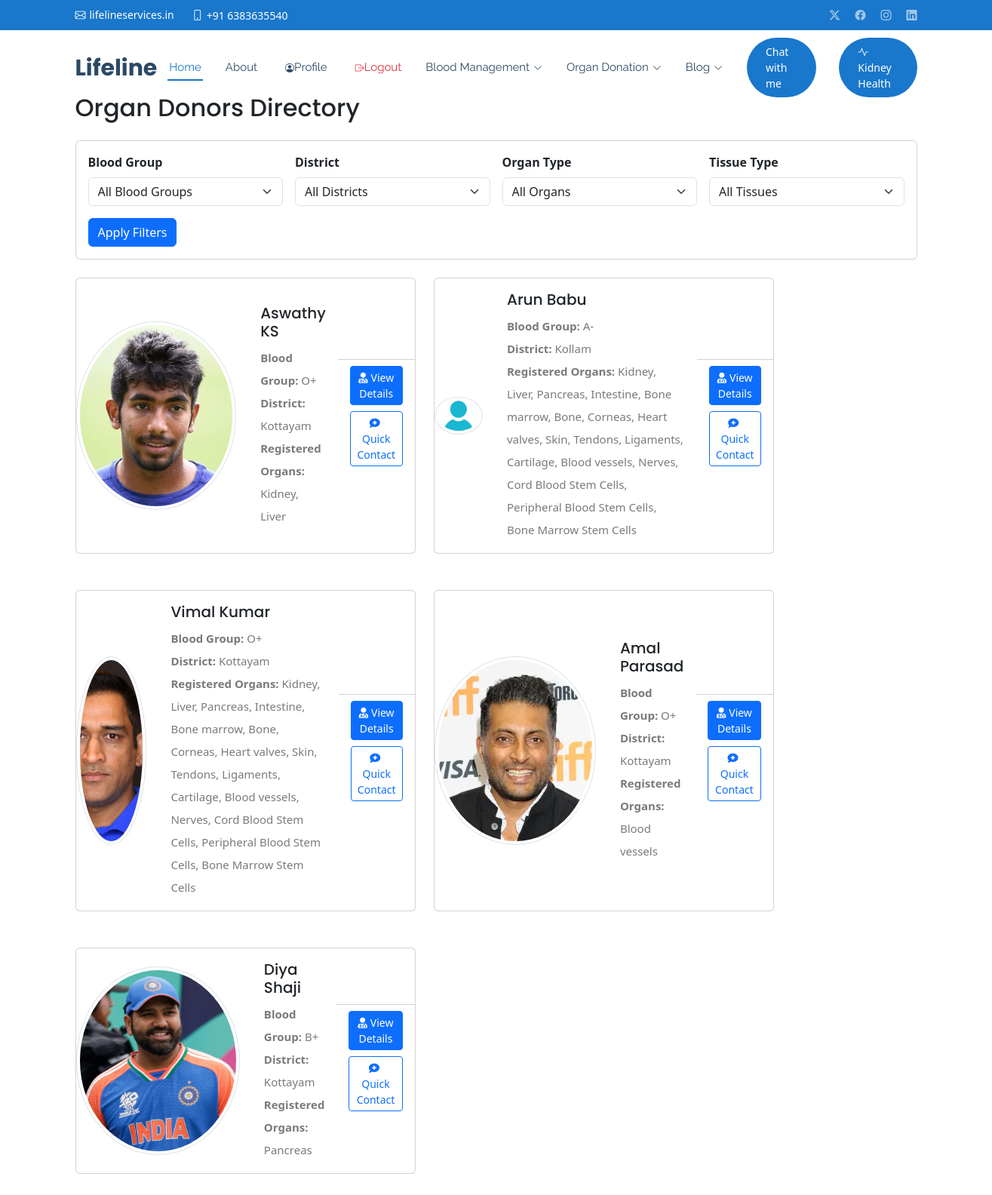
Screenshot of /hospital/organ-donors/ (signed in) with the database file from the repository.
### core/models.py (models this page shows, shortened)
class OrganDonor(models.Model):
    donor = models.OneToOneField(Donor, on_delete=models.CASCADE, related_name='Organdonor')
    organs = models.ManyToManyField(OrganType, related_name='donors')
    is_active = models.BooleanField(default=True)
    agreed_to_donate = models.BooleanField(default=False)
    registration_date = models.DateTimeField(default=timezone.now)
    last_updated = models.DateTimeField(auto_now=True)

class Donor(models.Model):
    BLOOD_GROUP_CHOICES = [
        ('A+', 'A+'),
        ('A-', 'A-'),
        ('B+', 'B+'),
        ('B-', 'B-'),
        ('AB+', 'AB+'),
        ('AB-', 'AB-'),
        ('O+', 'O+'),
        ('O-', 'O-'),
    ]
    PLACE_CHOICES = [
        ('Alappuzha','Alappuzha'),
        ('Ernakulam','Ernakulam'),
        ('Idukki','Idukki'),
        ('Kannur','Kannur'),
        ('Kasaragod','Kasaragod'),
        ('Kollam','Kollam'),
        ('Kozhikode','Kozhikode'),
        ('Kottayam','Kottayam'),
        ('Malappuram','Malappuram'),
        ('Palakkad','Palakkad'),
        ('Pathanamthitta','Pathanamthitta'),
        ('Thiruvananthapuram','Thiruvananthapuram'),
        ('Thrissur','Thrissur'),
        ('Wayanad','Wayanad'),
    ]
    LAST_DONATED_CHOICES = [
        (1, '1 week'),
        (2, '2 weeks'),
        (3, '3 weeks'),
        (4, '4 weeks'),
        (5, '5 weeks'),
        (6, '6 weeks'),
        (7, '7 weeks'),
        (8, '8 weeks'),
    ]
    user = models.OneToOneField(User, on_delete=models.CASCADE, related_name='donor_profile')
    profile_pic = models.ImageField(upload_to='donor_profile_pics/', null=True, blank=True)
    phone = models.CharField(max_length=10, unique=True)
    district = models.CharField(max_length=100, choices=PLACE_CHOICES)
    blood_group = models.CharField(max_length=3, choices=BLOOD_GROUP_CHOICES)
    is_blood_donor = models.BooleanField(default=True)  # Changed default to True
    weight = models.DecimalField(
        max_digits=5,
        decimal_places=2,
        validators=[validate_weight],
        help_text="Weight must be between 45 and 150 kg"
    )
    last_donated = models.IntegerField(
        choices=LAST_DONATED_CHOICES,
        help_text="Number of weeks since last donation"
    )
    is_active = models.BooleanField(default=True)
    created_at = models.DateTimeField(default=timezone.now)
    updated_at = models.DateTimeField(auto_now=True)
    @property
    def get_name(self):
        return f"{self.user.first_name} {self.user.last_name}"
    class Meta:
        ordering = ['-created_at']
        verbose_name = 'Blood Donor'
        verbose_name_plural = 'Blood Donors'

class OrganType(models.Model):
    CATEGORY_CHOICES = [
        ('organ', 'Organ'),
        ('tissue', 'Tissue'),
        ('stem_cell', 'Stem Cell')
    ]
    ORGAN_CHOICES = [
        ('Kidney', 'Kidney'),
        ('Liver', 'Liver'),
        ('Pancreas', 'Pancreas'),
        ('Intestine', 'Intestine')
    ]
    TISSUE_CHOICES = [
        ('Bone marrow', 'Bone marrow'),
        ('Bone', 'Bone'),
        ('Corneas', 'Corneas'),
        ('Skin', 'Skin'),
        ('Tendons', 'Tendons'),
        ('Ligaments', 'Ligaments'),
        ('Cartilage', 'Cartilage'),
        ('Blood vessels', 'Blood vessels'),
        ('Nerves', 'Nerves')
    ]
    STEM_CELL_CHOICES = [
        ('Cord Blood Stem Cells', 'Cord Blood Stem Cells'),
        ('Peripheral Blood Stem Cells', 'Peripheral Blood Stem Cells'),
        ('Bone Marrow Stem Cells', 'Bone Marrow Stem Cells')
    ]
    name = models.CharField(max_length=100, unique=True)
    category = models.CharField(max_length=20, choices=CATEGORY_CHOICES)
    description = models.TextField(blank=True)
    is_active = models.BooleanField(default=True)

### core/views.py (the view)
# urls.py: path('hospital/organ-donors/', views.organ_donor_list, name='organ_donor_list'),
@login_required
def organ_donor_list(request):
    organ_donors = OrganDonor.objects.filter(is_active=True, agreed_to_donate=True)
    blood_group = request.GET.get('blood_group')
    district = request.GET.get('district')
    organ_type = request.GET.get('organ_type')
    tissue_type = request.GET.get('tissue_type')
    if blood_group:
        organ_donors = organ_donors.filter(donor__blood_group=blood_group)
    if district:
        organ_donors = organ_donors.filter(donor__district=district)
    if organ_type:
        organ_donors = organ_donors.filter(organs__id=organ_type)
    if tissue_type:
        organ_donors = organ_donors.filter(organs__id=tissue_type)
    organ_types = OrganType.objects.filter(category='organ').distinct()
    tissue_types = OrganType.objects.filter(category='tissue').distinct()
    context = {
        'organ_donors': organ_donors,
        'blood_groups': Donor.BLOOD_GROUP_CHOICES,
        'districts': Donor.PLACE_CHOICES,
        'organ_types': organ_types,
        'tissue_types': tissue_types,
    }
    return render(request, 'hospital/organ_donor_list.html', context)

### core/templates/hospital/organ_donor_list.html (shortened to what this page needs)
{% extends 'base.html' %}
{% load static %}
{% block content %}
<div class="container py-4">
    <h2 class="mb-4">Organ Donors Directory</h2>
    <div class="card mb-4">
        <div class="card-body">
            <form method="get" class="row g-3">
                <div class="col-md-3">
                    <label for="blood_group" class="form-label">Blood Group</label>
                    <select name="blood_group" id="blood_group" class="form-select">
                        <option value="">All Blood Groups</option>
                    </select>
                </div>
                <div class="col-md-3">
                    <label for="district" class="form-label">District</label>
                    <select name="district" id="district" class="form-select">
                        <option value="">All Districts</option>
                    </select>
                </div>
                <div class="col-md-3">
                    <label for="organ_type" class="form-label">Organ Type</label>
                    <select name="organ_type" id="organ_type" class="form-select">
                        <option value="">All Organs</option>
                    </select>
                </div>
                <div class="col-md-3">
                    <label for="organ_type" class="form-label">Tissue Type</label>
                    <select name="organ_type" id="organ_type" class="form-select">
                        <option value="">All Tissues</option>
                    </select>
                </div>
                <div class="col-md-3 d-flex align-items-end">
                    <button type="submit" class="btn btn-primary">Apply Filters</button>
                </div>
            </form>
        </div>
    </div>
    <div class="row">
        {% for organ_donor in organ_donors %}
        <div class="col-md-5 mb-5">
            <div class="card h-100 d-flex flex-row align-items-center">
                <div class="me-3">
                    {% if organ_donor.donor.profile_pic %}
                        <img src="{{ organ_donor.donor.profile_pic.url }}" alt="Profile" class="rounded-circle img-thumbnail" style="width: 750px; height: 250px; object-fit: cover;">
                    {% else %}
                        <img src="{% static 'img/default_profile.png' %}" alt="Profile" class="rounded-circle img-thumbnail" style="width: 450px; height: 50px; object-fit: cover;">
                    {% endif %}
                </div>
                <div class="card-body">
                    <h5 class="card-title">{{ organ_donor.donor.get_name }}</h5>
                    <p class="card-text">
                        <strong>Blood Group:</strong> {{ organ_donor.donor.blood_group }}<br>
                        <strong>District:</strong> {{ organ_donor.donor.district }}<br>
                        <strong>Registered Organs:</strong>
                        {% for organ in organ_donor.organs.all %}
                            {{ organ.name }}{% if not forloop.last %}, {% endif %}
                        {% endfor %}
                    </p>
                </div>
                <div class="card-footer bg-transparent">
                    <a href="{% url 'donor_detail' organ_donor.donor.id %}" class="btn btn-primary btn-sm mb-2 w-100">
                        <i class="fas fa-user-md me-1"></i>View Details
                    </a>
                    <a href="{% url 'contact_donor' organ_donor.donor.id %}" class="btn btn-outline-primary btn-sm w-100">
                        <i class="fas fa-comment-medical me-1"></i>Quick Contact
                    </a>
                </div>
            </div>
        </div>
        {% empty %}
        <div class="col-12">
            <div class="alert alert-info">No organ donors found matching your criteria.</div>
        </div>
        {% endfor %}
    </div>
</div>
{% endblock %}

### static/css/main.css (style rules this page uses)
:root { --default-font: "Roboto", system-ui, -apple-system, "Segoe UI", Roboto, "Helvetica Neue", Arial, "Noto Sans", "Liberation Sans", sans-serif, "Apple Color Emoji", "Segoe UI Emoji", "Segoe UI Symbol", "Noto Color Emoji"; --heading-font: "Poppins", sans-serif; --nav-font: "Raleway", sans-serif; }
:root { --background-color: #ffffff; --default-color: #444444; --heading-color: #2c4964; --accent-color: #1977cc; --surface-color: #ffffff; --contrast-color: #ffffff; }
:root { --nav-color: #2c4964; --nav-hover-color: #1977cc; --nav-mobile-background-color: #ffffff; --nav-dropdown-background-color: #ffffff; --nav-dropdown-color: #2c4964; --nav-dropdown-hover-color: #1977cc; }
:root { scroll-behavior: smooth; }
body { color: var(--default-color); background-color: var(--background-color); font-family: var(--default-font); }
a { color: var(--accent-color); text-decoration: none; transition: 0.3s; }
h1, h2, h3, h4, h5, h6 { color: var(--heading-color); font-family: var(--heading-font); }
.card { border-radius: 15px; transition: transform 0.2s ease-in-out; }
.form-label { font-weight: 600; margin-bottom: 8px; }
.btn-primary { background-color: #007bff; border-color: #007bff; color: white; border-radius: 8px; padding: 12px 20px; font-size: 16px; transition: background-color 0.3s ease-in-out; }
.card { border: none; transition: all 0.3s ease; }
.btn-primary { background-color: #0d6efd; border-color: #0d6efd; padding: 8px 20px; transition: all 0.3s ease; }

### static/css/templatemo-stand-blog.css (style rules this page uses)
body { font-family: 'Roboto', sans-serif; overflow-x: hidden; text-rendering: optimizeLegibility; -webkit-font-smoothing: antialiased; -moz-osx-font-smoothing: grayscale; }
p { margin-bottom: 0px; font-size: 15px; font-weight: 400; color: #7a7a7a; line-height: 30px; }
a { text-decoration: none!important; }
h1,h2,h3,h4,h5,h6 { margin: 0px; }

### rows the page displays
OrganDonor: donor.profile_pic (picture), donor.get_name "Aswathy KS", donor.blood_group "O+", donor.district "Kottayam"
OrganType: name "Kidney"
OrganType: name "Liver"
OrganDonor: donor.get_name "Arun Babu", donor.blood_group "A-", donor.district "Kollam"
OrganType: name "Pancreas"
OrganType: name "Intestine"
OrganType: name "Bone marrow"
OrganType: name "Bone"
OrganType: name "Corneas"
OrganType: name "Heart valves"
OrganType: name "Skin"
OrganType: name "Tendons"
OrganType: name "Ligaments"
OrganType: name "Cartilage"
OrganType: name "Blood vessels"
OrganType: name "Nerves"
OrganType: name "Cord Blood Stem Cells"
OrganType: name "Peripheral Blood Stem Cells"
OrganType: name "Bone Marrow Stem Cells"
OrganDonor: donor.profile_pic (picture), donor.get_name "Vimal Kumar", donor.blood_group "O+", donor.district "Kottayam"
OrganDonor: donor.profile_pic (picture), donor.get_name "Amal Parasad", donor.blood_group "O+", donor.district "Kottayam"
OrganDonor: donor.profile_pic (picture), donor.get_name "Diya Shaji", donor.blood_group "B+", donor.district "Kottayam"
